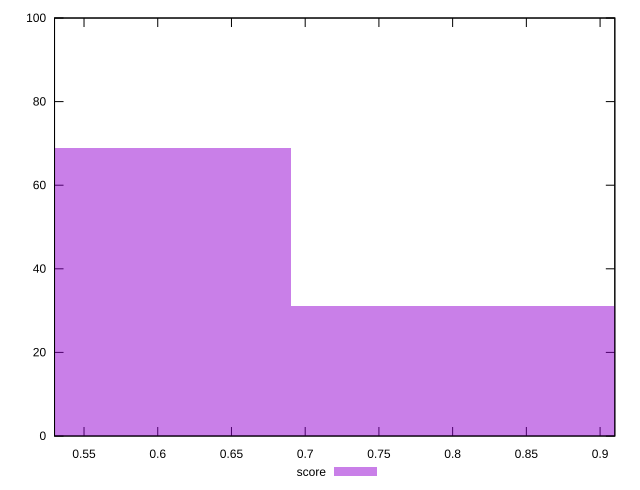

Generate this figure with gnuplot:
reset

$score <<EOF
0.5524230247219027 69
0.8286345370828541 31
EOF

set key outside below
set boxwidth 0.2762115123609514
set xrange [0.53:0.91]
set yrange [0:100]
set trange [0:100]
set style fill transparent solid 0.5 noborder
set terminal svg size 640, 490 enhanced background rgb 'white'
set output "report_00017_2021-02-10T15-08-03.406Z/interactive/samples/pages+cached+noadtech+nomedia/score/histogram.svg"

plot $score title "score" with boxes

reset
